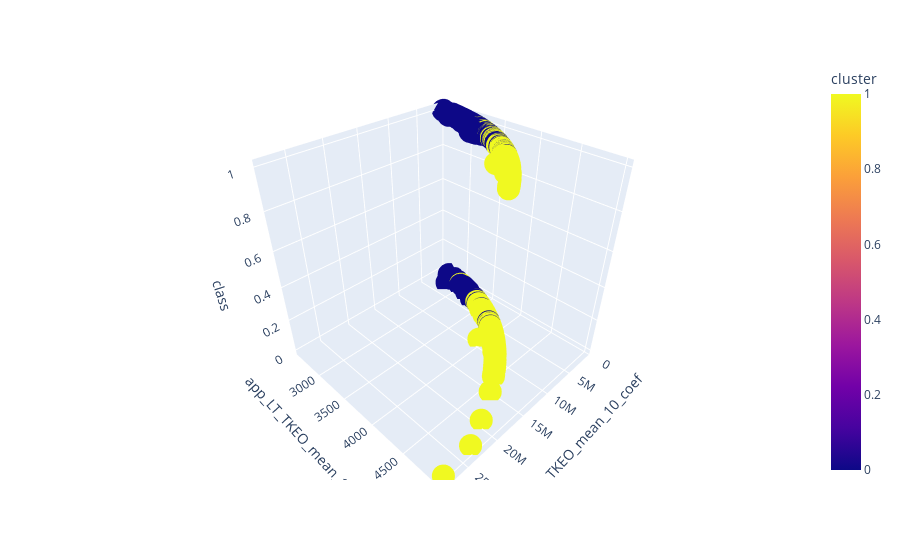

Here is the notebook cell this chart was saved with:
### Code cell
import plotly.express as px
fig = px.scatter_3d(df_pd, x='app_det_TKEO_mean_10_coef', y='app_LT_TKEO_mean_10_coef', z='class',
              color='cluster')
fig.show()

### Figure 1 — Plotly figure (JSON) as saved in the notebook; plotly's stock layout.template omitted (floating-point values rounded to 4 significant figures; data arrays with more than 128 entries replaced by an {"elided": "..."} marker saying what was removed)
{"data": [{"hovertemplate": "app_det_TKEO_mean_10_coef=%{x}<br>app_LT_TKEO_mean_10_coef=%{y}<br>class=%{z}<br>cluster=%{marker.color}<extra></extra>", "legendgroup": "", "marker": {"color": {"elided": "756 int values"}, "coloraxis": "coloraxis", "symbol": "circle"}, "mode": "markers", "name": "", "scene": "scene", "showlegend": false, "type": "scatter3d", "x": {"elided": "756 float values"}, "y": {"elided": "756 float values"}, "z": {"elided": "756 int values"}}], "layout": {"coloraxis": {"colorbar": {"title": {"text": "cluster"}}, "colorscale": [[0, "#0d0887"], [0.1111, "#46039f"], [0.2222, "#7201a8"], [0.3333, "#9c179e"], [0.4444, "#bd3786"], [0.5556, "#d8576b"], [0.6667, "#ed7953"], [0.7778, "#fb9f3a"], [0.8889, "#fdca26"], [1, "#f0f921"]]}, "legend": {"tracegroupgap": 0}, "margin": {"t": 60}, "scene": {"domain": {"x": [0, 1], "y": [0, 1]}, "xaxis": {"title": {"text": "app_det_TKEO_mean_10_coef"}}, "yaxis": {"title": {"text": "app_LT_TKEO_mean_10_coef"}}, "zaxis": {"title": {"text": "class"}}}}}
